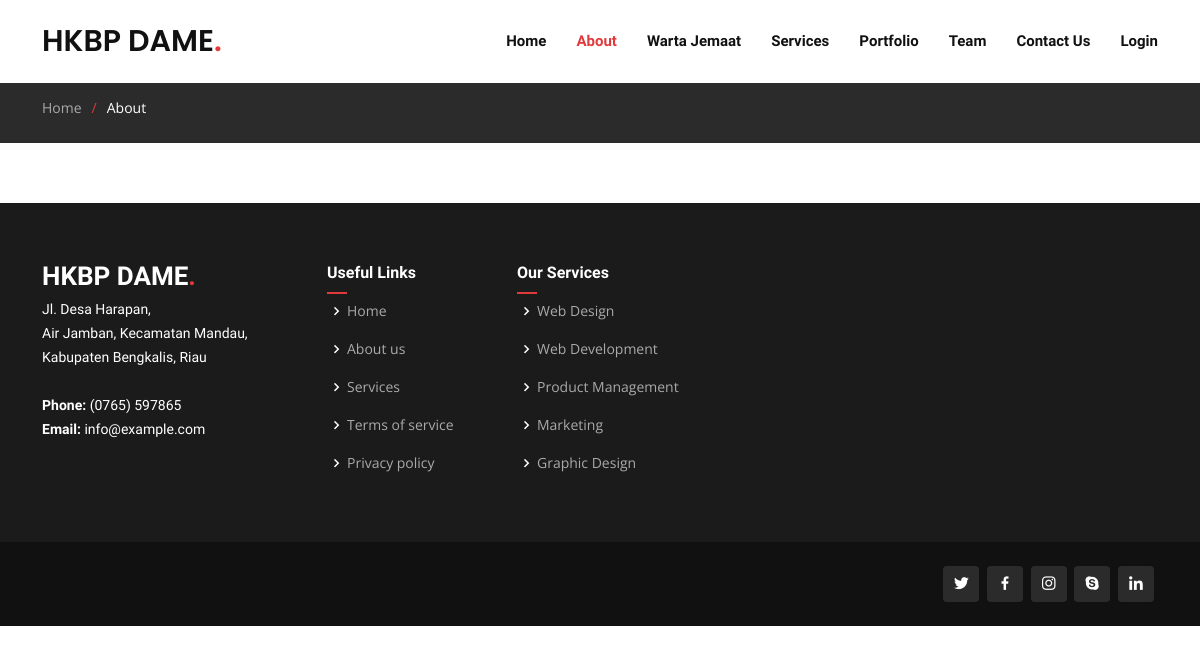
/index.php/about, run on an earlier commit of the app's database.
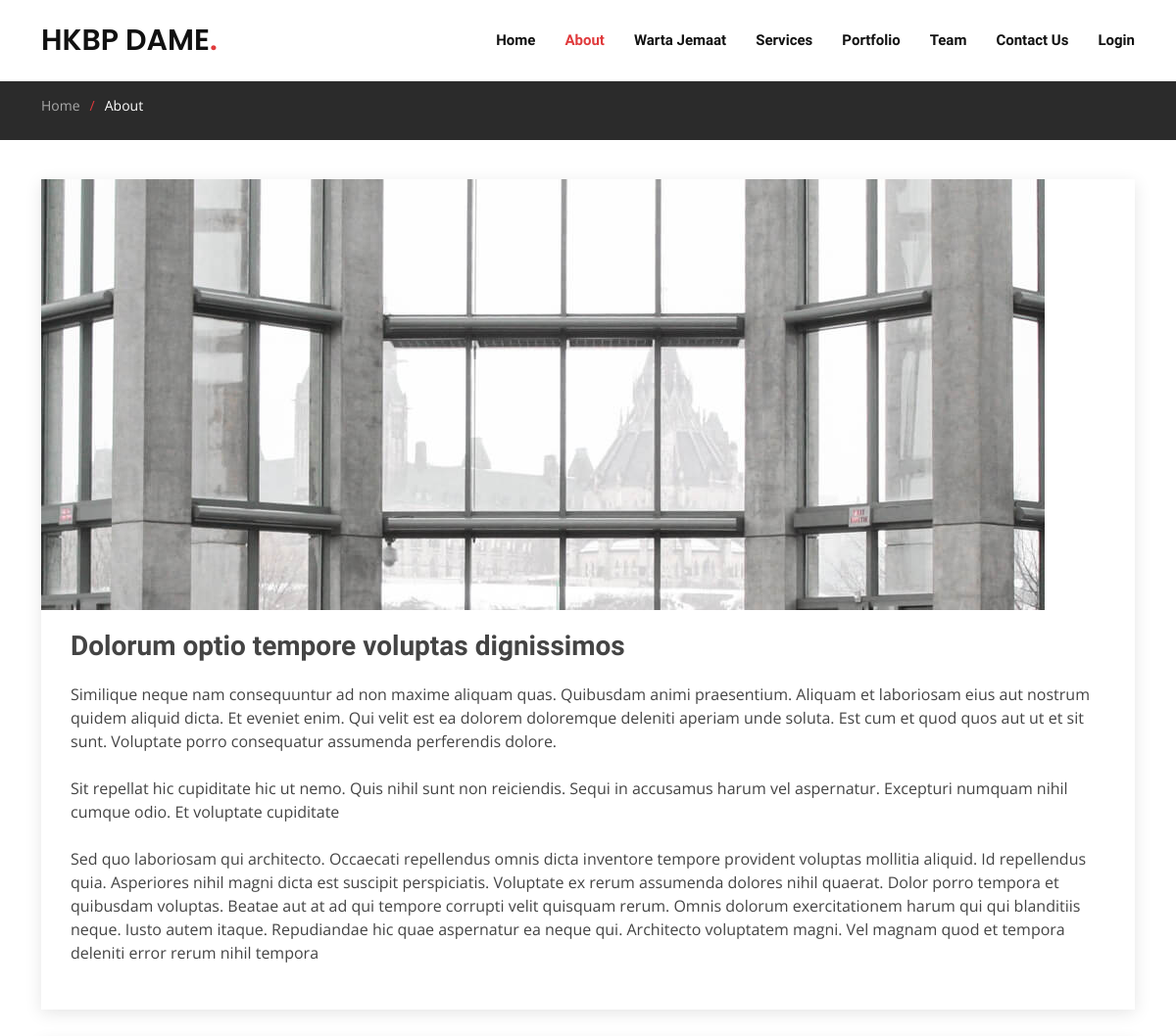
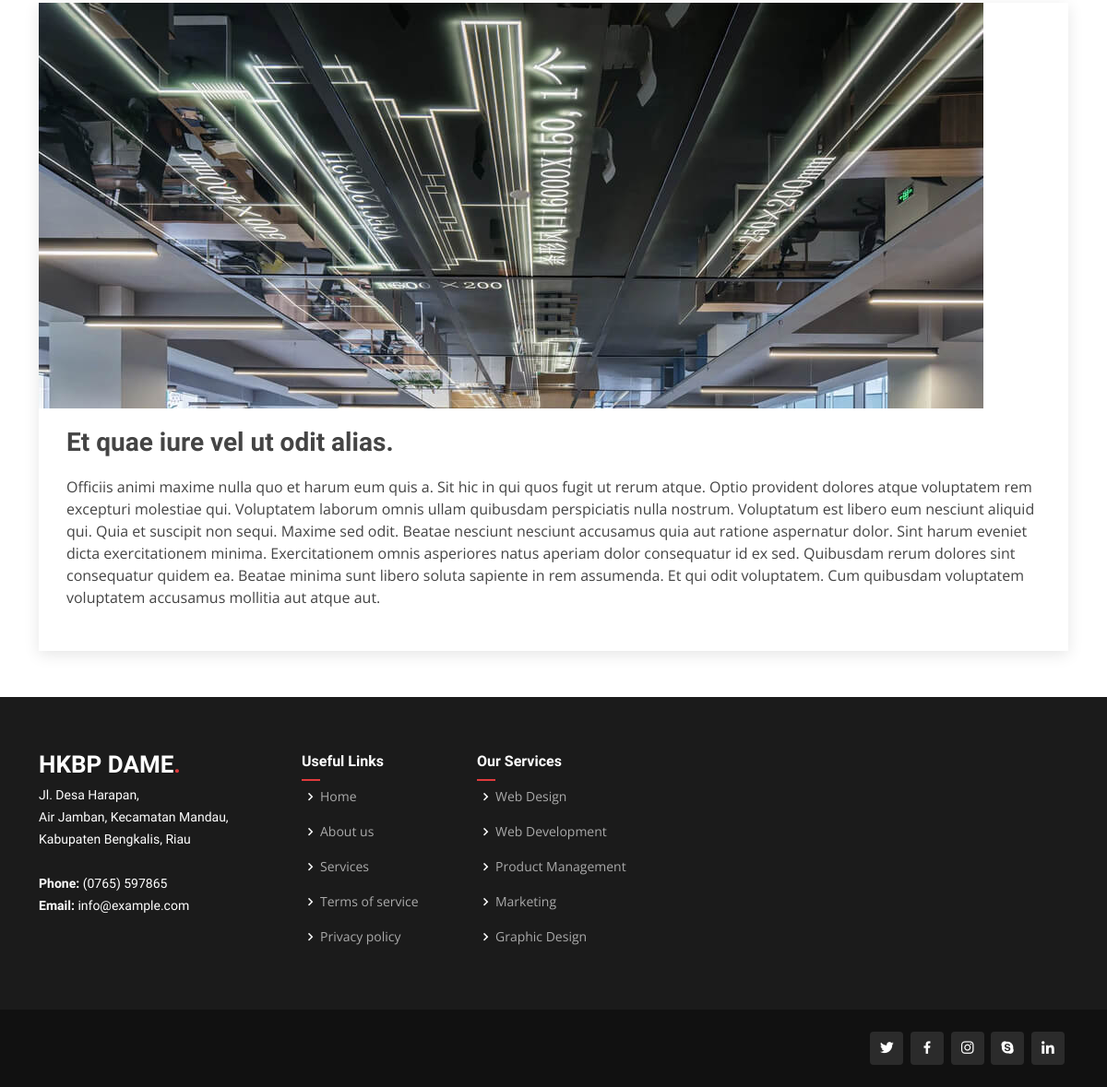
And on a later commit of the database (2 pictures, top to bottom).
### tables this page shows
CREATE TABLE `profile_gereja` (
  `id` int(11) NOT NULL,
  `img_url` varchar(255) DEFAULT NULL,
  `Judul` varchar(255) NOT NULL,
  `Rincian` text NOT NULL,
  `UpdateBy` varchar(255) NOT NULL,
  `UpdateDate` datetime NOT NULL
);

### application/controllers/About.php (called while the page is built, shortened)
<?php
class About extends CI_Controller {
  public function __construct() {
		$this->load->model('auth_model');
		$this->load->model('userpage_model');
	}
	public function index()
	{
		$data = array(
			'title' => 'Tentang Gereja',
			'content' => 'user_about',
      'active_uri' => 'about',
      'profileGereja' => $this->userpage_model->getProfileGereja()->result()
		);
		$this->load->view('user-layout/wrappers.php', $data, FALSE);
	}
}

### index.php (called while the page is built, shortened)
<?php
require_once BASEPATH.'core/CodeIgniter.php';

### application/models/userpage_model.php (called while the page is built, shortened)
<?php
class userpage_model extends CI_Model
{
  function getProfileGereja()
  {
    $sql = "SELECT * FROM profile_gereja";
    return $this->db->query($sql);
  }
}

### application/views/user_about.php (the view, shortened to what this page needs)
<section class="breadcrumbs">
	<div class="container">
		<ol>
			<li><a href="<?=base_url('/')?>">Home</a></li>
			<li>About</li>
		</ol>
	</div>
</section>
<main id="main">
	<section id="about" class="blog">
		<div class="container" data-aos="fade-up">
			<div class="row">
				<div class="col-lg-12 entries">
					<?php
					foreach($profileGereja as $data){
					?>
					<article class="entry entry-single">
						<div class="entry-img">
							<img src="<?=base_url()?>img-folder/<?=$data->img_url?>" alt="" class="img-fluid">
						</div>
						<h2 class="entry-title">
							<?=$data->Judul?>
						</h2>
						<div class="entry-content">
							<div class="testimonial-wrap">
								<div class="testimonial-item">
									<p>
										<?= nl2br($data->Rincian) ?>
									</p>
								</div>
							</div>
						</div>
					</article>
					<?php }?>
				</div>
			</div>
		</div>
	</section>
</main>

### application/views/user-layout/wrappers.php (shortened to what this page needs)
<!DOCTYPE html>
<html lang="en">
<?php require_once('head.php') ?>
<body>
	<?php require_once('navbar.php') ?>
	<?php
    if($content){
      $this->load->view($content);
    }
  ?>
	<?php require_once('footer.php') ;?>
</body>
</html>

### application/views/user-layout/head.php (shortened to what this page needs)
<head>
  <link href="<?= base_url()?>landing_page/assets/vendor/aos/aos.css" rel="stylesheet">
  <link href="<?= base_url()?>landing_page/assets/vendor/bootstrap/css/bootstrap.min.css" rel="stylesheet">
  <link href="<?= base_url()?>landing_page/assets/vendor/bootstrap-icons/bootstrap-icons.css" rel="stylesheet">
  <link href="<?= base_url()?>landing_page/assets/vendor/boxicons/css/boxicons.min.css" rel="stylesheet">
  <link href="<?= base_url()?>landing_page/assets/vendor/glightbox/css/glightbox.min.css" rel="stylesheet">
  <link href="<?= base_url()?>landing_page/assets/vendor/remixicon/remixicon.css" rel="stylesheet">
  <link href="<?= base_url()?>landing_page/assets/vendor/swiper/swiper-bundle.min.css" rel="stylesheet">
	<link rel="stylesheet" href="<?=base_url()?>assets/plugins/sweetalert2-theme-bootstrap-4/bootstrap-4.min.css">
	<link rel="stylesheet" href="<?=base_url()?>assets/plugins/toastr/toastr.min.css">
  <link href="<?= base_url()?>landing_page/assets/css/style.css" rel="stylesheet">
</head>

### application/views/user-layout/navbar.php (shortened to what this page needs)
<header id="header" class="fixed-top d-flex align-items-center">
	<div class="container d-flex align-items-center">
		<h1 class="logo me-auto"><a href="<?=base_url()?>">HKBP DAME<span>.</span></a></h1>
		<nav id="navbar" class="navbar order-last order-lg-0">
			<ul>
				<li><a class="nav-link scrollto <?php if($active_uri == "home"){echo 'active';}?>" href="<?=base_url('/')?>">Home</a></li>
				<li><a href="<?=base_url('About')?>" class="<?php if($active_uri == "about"){echo 'active';}?>">About</a></li>
				<li><a href="<?=base_url('WartaJemaat')?>" class="<?php if($active_uri == "wartajemaat"){echo 'active';}?>">Warta Jemaat</a></li>
				<li><a class="nav-link scrollto" href="#services">Services</a></li>
				<li><a class="nav-link scrollto " href="#portfolio">Portfolio</a></li>
				<li><a class="nav-link scrollto" href="#team">Team</a></li>
				<li><a href="<?=base_url('ContactUs')?>" class="<?php if($active_uri == "kontakkami"){echo 'active';}?>">Contact Us</a></li>
				<?php
					$is_admin = $this->session->userdata('IsAdmin');
					$is_login = $this->session->userdata('is_login');
					$fullname = $this->session->userdata('Name');
					if($is_admin == false && $is_login == true){?>
				<li class="dropdown"><a href="#"><span><?= $fullname ?></span> <i class="bi bi-chevron-down"></i></a>
					<ul>
						<li><a href="#">User Profile</a></li>
						<li><a href="<?= base_url('Login/Logout')?>">Logout</a></li>
					</ul>
				</li>
				<?php } else {?>
				<li><a href="<?= base_url('Login')?>">Login</a></li>
				<?php }?>
			</ul>
		</nav>
	</div>
</header>

### application/views/user-layout/footer.php (shortened to what this page needs)
<footer id="footer">
  <div class="footer-top">
    <div class="container">
      <div class="row">
        <div class="col-lg-3 col-md-6 footer-contact">
          <h3>HKBP DAME<span>.</span></h3>
          <p>
            Jl. Desa Harapan, <br>
            Air Jamban, Kecamatan Mandau,<br>
            Kabupaten Bengkalis, Riau <br><br>
            <strong>Phone:</strong> (0765) 597865<br>
            <strong>Email:</strong> info@example.com<br>
          </p>
        </div>
        <div class="col-lg-2 col-md-6 footer-links">
          <h4>Useful Links</h4>
          <ul>
            <li><i class="bx bx-chevron-right"></i> <a href="#">Home</a></li>
            <li><i class="bx bx-chevron-right"></i> <a href="#">About us</a></li>
            <li><i class="bx bx-chevron-right"></i> <a href="#">Services</a></li>
            <li><i class="bx bx-chevron-right"></i> <a href="#">Terms of service</a></li>
            <li><i class="bx bx-chevron-right"></i> <a href="#">Privacy policy</a></li>
          </ul>
        </div>
        <div class="col-lg-3 col-md-6 footer-links">
          <h4>Our Services</h4>
          <ul>
            <li><i class="bx bx-chevron-right"></i> <a href="#">Web Design</a></li>
            <li><i class="bx bx-chevron-right"></i> <a href="#">Web Development</a></li>
            <li><i class="bx bx-chevron-right"></i> <a href="#">Product Management</a></li>
            <li><i class="bx bx-chevron-right"></i> <a href="#">Marketing</a></li>
            <li><i class="bx bx-chevron-right"></i> <a href="#">Graphic Design</a></li>
          </ul>
        </div>
        <div class="col-lg-4 col-md-6 footer-newsletter">
        </div>
      </div>
    </div>
  </div>
  <div class="container d-md-flex py-4">
    <div class="social-links text-center text-md-end pt-3 pt-md-0">
      <a href="#" class="twitter"><i class="bx bxl-twitter"></i></a>
      <a href="#" class="facebook"><i class="bx bxl-facebook"></i></a>
      <a href="#" class="instagram"><i class="bx bxl-instagram"></i></a>
      <a href="#" class="google-plus"><i class="bx bxl-skype"></i></a>
      <a href="#" class="linkedin"><i class="bx bxl-linkedin"></i></a>
    </div>
  </div>
</footer>

### landing_page/assets/css/style.css (style rules this page uses)
body { font-family: "Open Sans", sans-serif; color: #444444; }
a { color: #e03a3c; text-decoration: none; }
h1, h2, h3, h4, h5, h6 { font-family: "Raleway", sans-serif; }
#header { background: #fff; transition: all 0.5s; z-index: 997; padding: 20px 0; }
#header .logo { font-size: 30px; margin: 0; padding: 0; font-weight: 600; font-family: "Poppins", sans-serif; }
#header .logo a { color: #111111; }
#header .logo a span { color: #e03a3c; }
.navbar { padding: 0; }
.navbar ul { margin: 0; padding: 0; display: flex; list-style: none; align-items: center; }
.navbar li { position: relative; }
.navbar a, .navbar a:focus { display: flex; align-items: center; justify-content: space-between; padding: 10px 0 10px 30px; font-family: "Raleway", sans-serif; font-size: 15px; font-weight: 600; color: #111111; white-space: nowrap; transition: 0.3s; }
.navbar a:hover, .navbar .active, .navbar .active:focus, .navbar li:hover > a { color: #e03a3c; }
section { padding: 60px 0; overflow: hidden; position: relative; }
.breadcrumbs { padding: 15px 0; background: #2b2b2b; min-height: 40px; margin-top: 82px; color: #fff; }
.breadcrumbs ol { display: flex; flex-wrap: wrap; list-style: none; padding: 0 0 10px 0; margin: 0; font-size: 14px; }
.breadcrumbs ol a { color: #aaaaaa; }
.breadcrumbs ol li + li { padding-left: 10px; }
.breadcrumbs ol li + li::before { display: inline-block; padding-right: 10px; color: #e03a3c; content: "/"; }
.blog { padding: 40px 0 20px 0; }
.blog .entry { padding: 30px; margin-bottom: 60px; box-shadow: 0 4px 16px rgba(0, 0, 0, 0.1); }
.blog .entry .entry-img { max-height: 440px; margin: -30px -30px 20px -30px; overflow: hidden; }
.blog .entry .entry-title { font-size: 28px; font-weight: bold; padding: 0; margin: 0 0 20px 0; }
.blog .entry .entry-content p { line-height: 24px; }
.blog .entry-single { margin-bottom: 30px; }
#footer { color: #fff; font-size: 14px; background: #111111; }
#footer .footer-top { padding: 60px 0 30px 0; background: #1b1b1b; }
#footer .footer-top .footer-contact { margin-bottom: 30px; }
#footer .footer-top .footer-contact h3 { font-size: 26px; line-height: 1; font-weight: 700; }
#footer .footer-top .footer-contact h3 span { color: #e03a3c; }
#footer .footer-top .footer-contact p { font-size: 14px; line-height: 24px; margin-bottom: 0; font-family: "Raleway", sans-serif; }
#footer .footer-top h4 { font-size: 16px; font-weight: bold; position: relative; padding-bottom: 12px; }
#footer .footer-top h4::after { content: ""; position: absolute; display: block; width: 20px; height: 2px; background: #e03a3c; bottom: 0; left: 0; }
#footer .footer-top .footer-links { margin-bottom: 30px; }
#footer .footer-top .footer-links ul { list-style: none; padding: 0; margin: 0; }
#footer .footer-top .footer-links ul i { padding-right: 2px; color: white; font-size: 18px; line-height: 1; }
#footer .footer-top .footer-links ul li { padding: 10px 0; display: flex; align-items: center; }
#footer .footer-top .footer-links ul li:first-child { padding-top: 0; }
#footer .footer-top .footer-links ul a { color: #aaaaaa; transition: 0.3s; display: inline-block; line-height: 1; }
#footer .footer-newsletter { font-size: 15px; }
#footer .social-links a { font-size: 18px; display: inline-block; background: #2b2b2b; color: #fff; line-height: 1; padding: 8px 0; margin-right: 4px; border-radius: 4px; text-align: center; width: 36px; height: 36px; transition: 0.3s; }

What changed in the data, as far as the page shows it:
added profile_gereja: img_url (picture), Judul "Dolorum optio tempore voluptas dignissimos", Rincian "Similique neque nam consequuntur ad non maxime aliquam quas. Quibusdam animi praesentium. Aliquam et laboriosam eius aut nostrum quidem aliquid dicta. Et eveniet enim. Qui velit est ea dolorem doloremque deleniti aperiam unde soluta. Est cum et quod quos aut ut et sit sunt. Voluptate porro consequatur assumenda perferendis dolore. Sit repellat hic cupiditate hic ut nemo. Quis nihil sunt non reiciendis. Sequi in accusamus harum vel aspernatur. Excepturi numquam nihil cumque odio. Et voluptate cupiditate Sed quo laboriosam qui architecto. Occaecati repellendus omnis dicta inventore tempore provident voluptas mollitia aliquid. Id repellendus quia. Asperiores nihil magni dicta est suscipit…"
added profile_gereja: img_url (picture), Judul "Et quae iure vel ut odit alias.", Rincian "Officiis animi maxime nulla quo et harum eum quis a. Sit hic in qui quos fugit ut rerum atque. Optio provident dolores atque voluptatem rem excepturi molestiae qui. Voluptatem laborum omnis ullam quibusdam perspiciatis nulla nostrum. Voluptatum est libero eum nesciunt aliquid qui. Quia et suscipit non sequi. Maxime sed odit. Beatae nesciunt nesciunt accusamus quia aut ratione aspernatur dolor. Sint harum eveniet dicta exercitationem minima. Exercitationem omnis asperiores natus aperiam dolor consequatur id ex sed. Quibusdam rerum dolores sint consequatur quidem ea. Beatae minima sunt libero soluta sapiente in rem assumenda. Et qui odit voluptatem. Cum quibusdam voluptatem voluptatem…"
